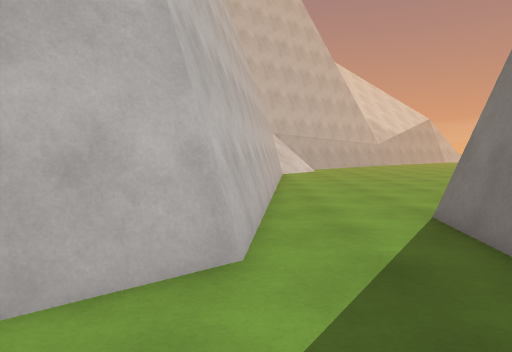
View 1 (above)

15 first-person views from a walk through a 3-D level made in the Unity game engine. The camera is 1.3 m above the floor, tilts 4° down and sees 70° across. The floor is counted in squares, 1 m on a side. Each view is taken from the middle of a square. On the plan, view 1 faces up. The plan holds only what a view shows up to about 15 squares ahead; the rest is blank. The place goes on beyond the plan.

View 2
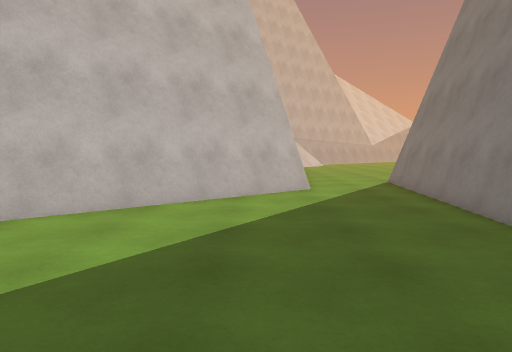

View 3
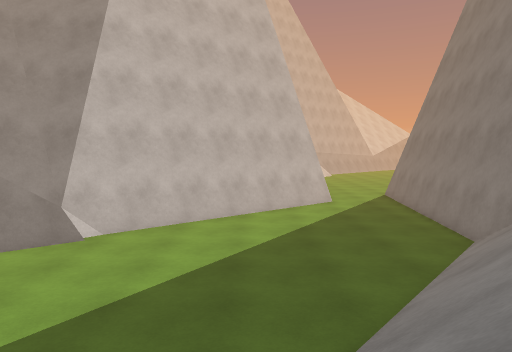

View 4
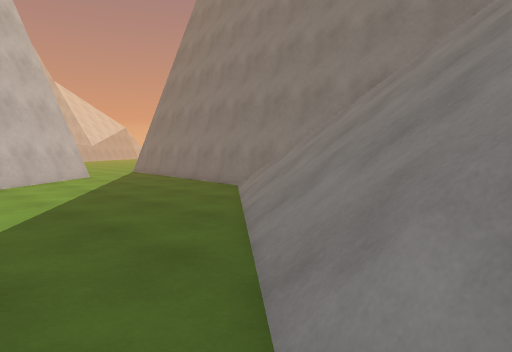

View 5
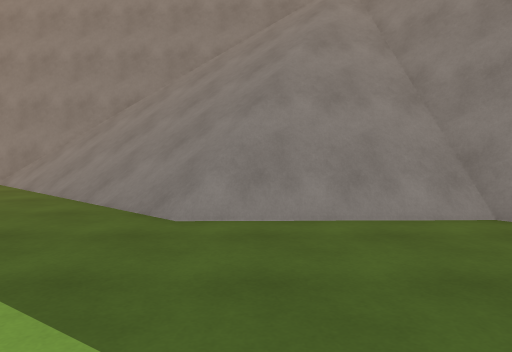

View 6
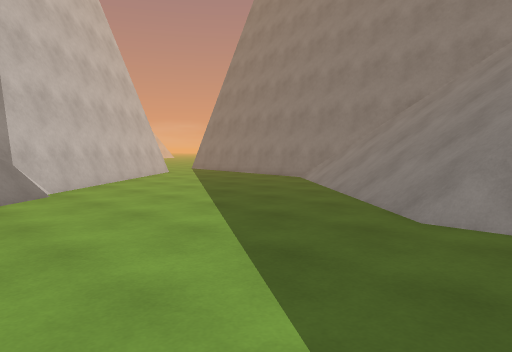

View 7
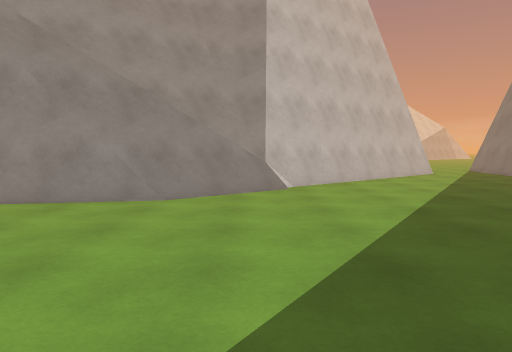

View 8
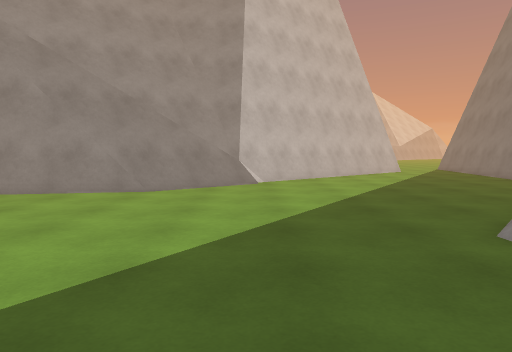

View 9
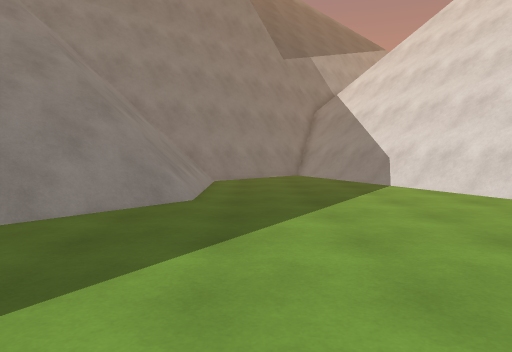

View 10
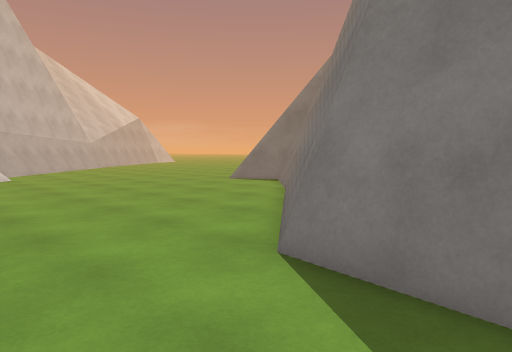

View 11
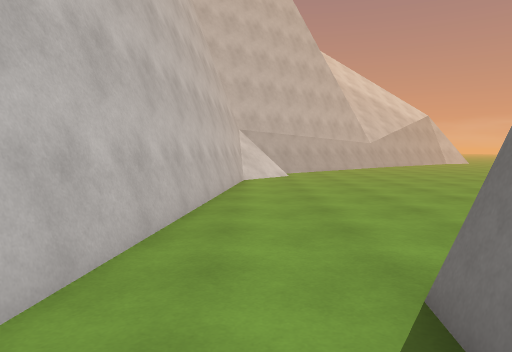

View 12
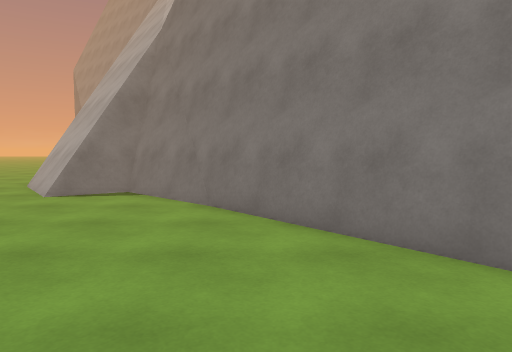

View 13
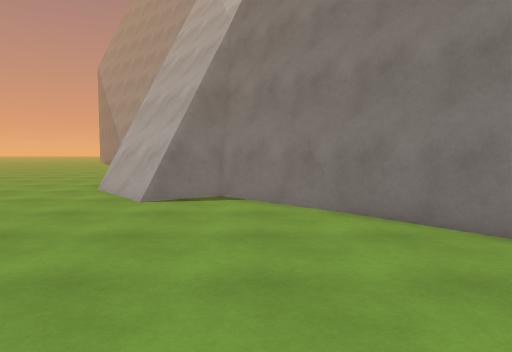

View 14
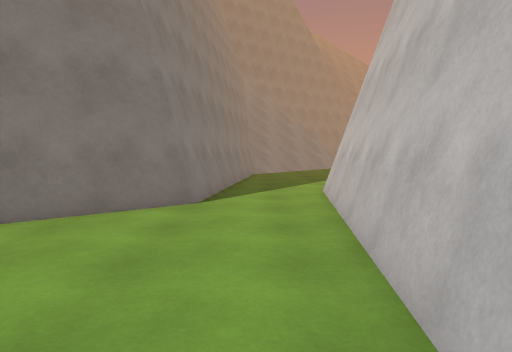

View 15
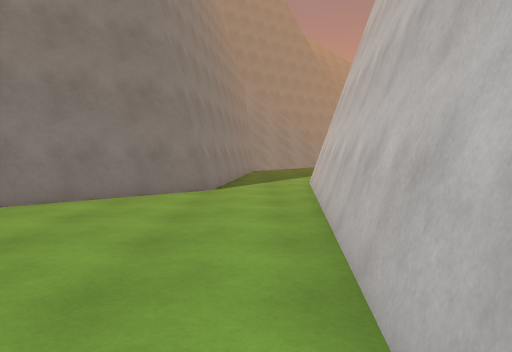

### Floor plan
Key: @ floor where view 1 was taken; # wall or solid block; . floor; / step, stairs or slope; = window, fence, low wall or low ledge; ^ raised ledge.
Columns run from 14 left of view 1 to 12 right of it. Each row starts with its distance up from view 1.
 19                #...........
 18                #...........
 17                #..........#
 16                #..........#
 15               ##...........
 14               ##..........#
 13               #..........##
 12               #.........##
 11               #.......###
 10               #......###
  9               #.....##
  8               #....##
  7               #...##
  6              ##...#
  5              ##..=#
  4             ##...##
  3            ##....##
  2           ##.....#
  1         ###......#
  0        ###....@..#
 -1       ##.........#
 -2      ##..........#
 -3    ###...........#
 -4   ###=..........##
 -5  ###.........../=#
 -6 ##=............//#
 -7 #.............///#
 -8 .............////#
 -9 ............/////^
-10 ...........//////#
-11 ..........///////#
-12  ........////////=
-13 =........////////#^
-14 #=.......////////#^
-15 #=.......////////#
-16 ###......////////=
-17 ##=......////////
-18  ## .....///#====

Where each view was taken, in squares from view 1:
view 1: 0 up, 0 right, facing up
view 2: 8 down, 2 left, facing up
view 3: 14 down, 4 left, facing up
view 4: 14 down, 7 left, facing up-right
view 5: 14 down, 12 left, facing right
view 6: 15 down, 12 left, facing up-right
view 7: 16 down, 10 left, facing up
view 8: 18 down, 9 left, facing up
view 9: 3 down, 7 left, facing down
view 10: 4 up, 0 right, facing up-right
view 11: 4 up, 2 right, facing up
view 12: 11 up, 1 right, facing right
view 13: 14 up, 2 right, facing right
view 14: 16 up, 2 right, facing down
view 15: 19 up, 2 right, facing down
